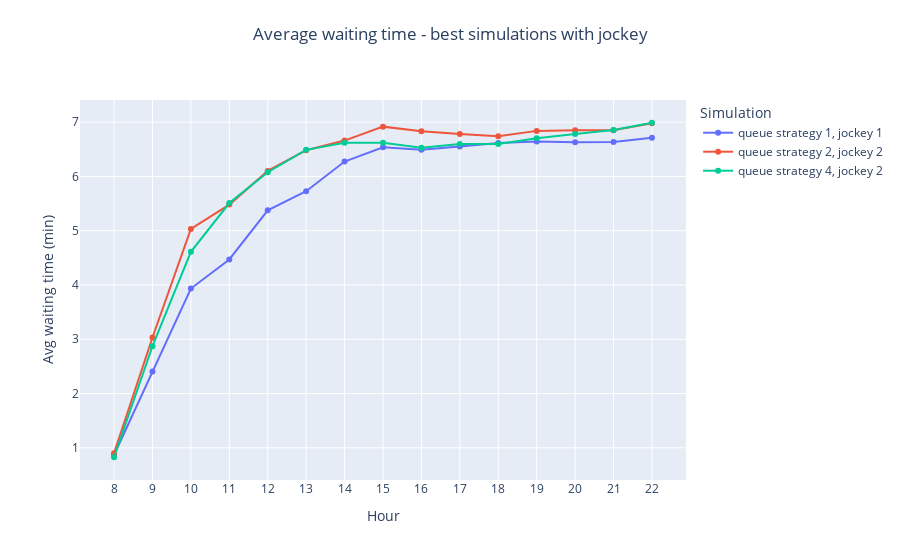

The notebook cell this image was saved under:
### Code cell
# Average waiting time

fig =  go.Figure()

fig = add_simulation_to_plot(fig, df_simulations, 'coda1_jockey1', "Avg_waiting_times_standard")
fig = add_simulation_to_plot(fig, df_simulations, 'coda2_jockey2', "Avg_waiting_times_standard")
fig = add_simulation_to_plot(fig, df_simulations, 'coda4_jockey2', "Avg_waiting_times_standard")

fig = decorate_figure(fig,
    title="Average waiting time - best simulations with jockey",
    y_axis_title="Avg waiting time (min)")

fig.show()
fig.write_image("doc/report/images/results/avg_wt_jockey_best.png", scale=IMAGE_SCALE)

### Figure 1 — Plotly figure (JSON) as saved in the notebook; plotly's stock layout.template omitted (floating-point values rounded to 4 significant figures)
{"data": [{"mode": "lines+markers", "name": "queue strategy 1, jockey 1", "type": "scatter", "x": [8, 9, 10, 11, 12, 13, 14, 15, 16, 17, 18, 19, 20, 21, 22], "y": [0.8676, 2.407, 3.935, 4.471, 5.376, 5.727, 6.275, 6.536, 6.493, 6.554, 6.617, 6.644, 6.629, 6.637, 6.714]}, {"mode": "lines+markers", "name": "queue strategy 2, jockey 2", "type": "scatter", "x": [8, 9, 10, 11, 12, 13, 14, 15, 16, 17, 18, 19, 20, 21, 22], "y": [0.9009, 3.033, 5.033, 5.482, 6.101, 6.484, 6.661, 6.918, 6.835, 6.78, 6.742, 6.84, 6.853, 6.851, 6.981]}, {"mode": "lines+markers", "name": "queue strategy 4, jockey 2", "type": "scatter", "x": [8, 9, 10, 11, 12, 13, 14, 15, 16, 17, 18, 19, 20, 21, 22], "y": [0.8261, 2.873, 4.611, 5.509, 6.077, 6.49, 6.621, 6.62, 6.53, 6.6, 6.596, 6.703, 6.782, 6.857, 6.989]}], "layout": {"legend": {"title": {"text": "Simulation"}}, "title": {"text": "Average waiting time - best simulations with jockey", "x": 0.5, "xanchor": "center", "y": 0.95, "yanchor": "top"}, "xaxis": {"dtick": 1, "tick0": 0, "tickmode": "linear", "title": {"text": "Hour"}}, "yaxis": {"dtick": 1, "tick0": 0, "tickmode": "linear", "title": {"text": "Avg waiting time (min)"}}}}
